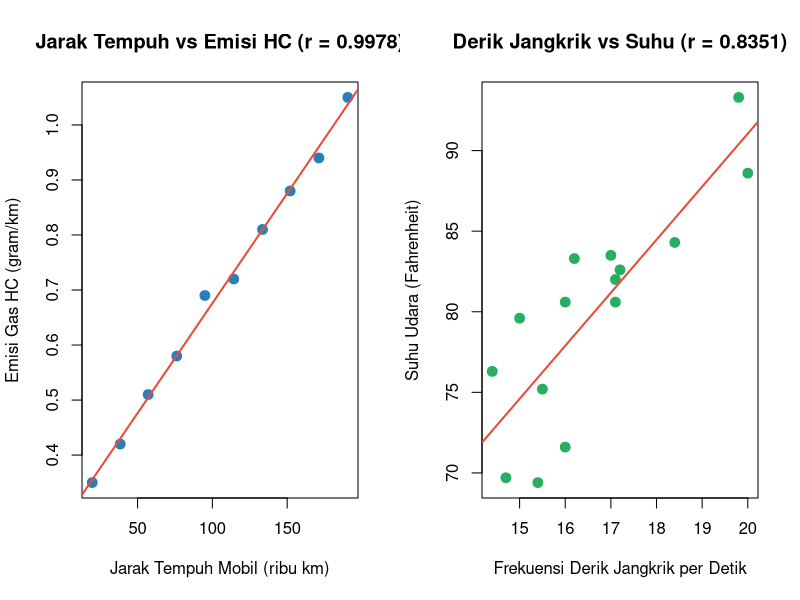
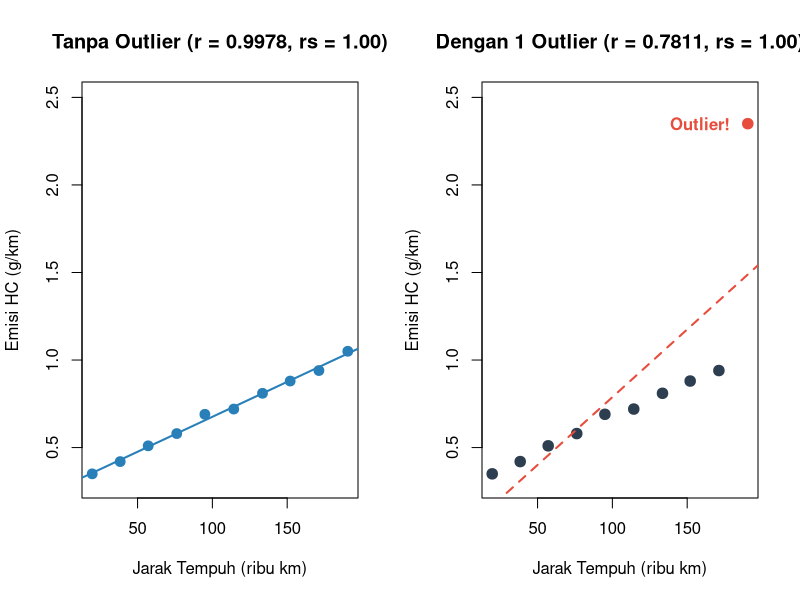
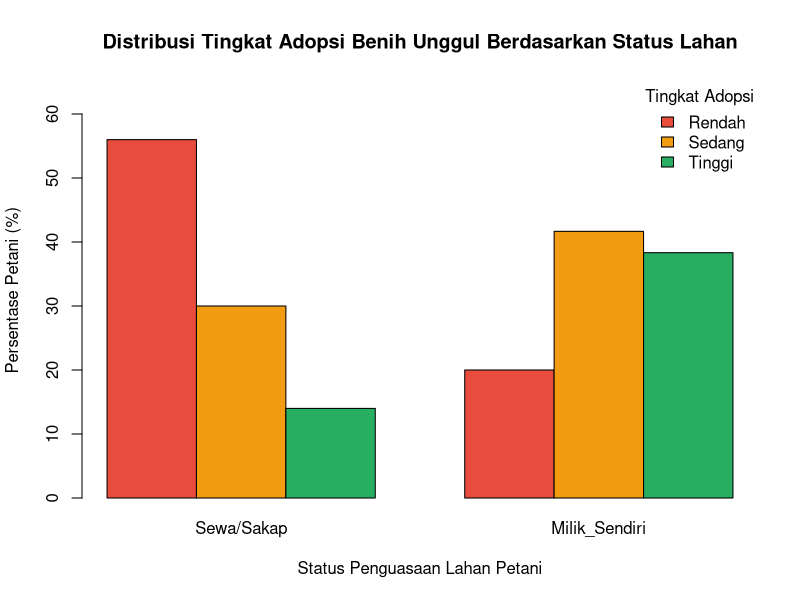

These figures' R source, in order:
# ==============================================================================
# MODUL 05: EKSPLORASI HUBUNGAN DUA PEUBAH & ANALISIS KORELASI
# Deskripsi   : 1. Scatter Plot & Korelasi Linier Pearson + Uji-t (H0: rho = 0)
#               2. Uji Hipotesis Korelasi Umum (H0: rho = rho_0) via Transformasi Z Fisher
#               3. Korelasi Peringkat Spearman (Data Ber-Outlier / Skala Ordinal)
#               4. Tabel Kontingensi & Uji Khi-Kuadrat (Dua Peubah Kategorik)
# ==============================================================================

if (!dir.exists("data") && dir.exists("../data")) setwd("..")

df_hc       <- read.csv("data/10_emisi_hc_korelasi.csv")
df_jangkrik <- read.csv("data/11_jangkrik_suhu.csv")

# ==============================================================================
# ANALISIS 5.1: SCATTER PLOT & KORELASI LINIER PEARSON + UJI-t (H0: rho = 0)
# ==============================================================================

cat("=== 5.1A. KORELASI PEARSON JARAK TEMPUH VS EMISI HC (TANPA OUTLIER) ===\n")
uji_pearson_hc <- cor.test(df_hc$Jarak_Tempuh_X, df_hc$Emisi_HC_Normal, method = "pearson")
print(uji_pearson_hc)

cat("\n=== 5.1B. KORELASI PEARSON DERIK JANGKRIK VS SUHU UDARA ===\n")
uji_pearson_jangkrik <- cor.test(df_jangkrik$Derik_Per_Detik, df_jangkrik$Suhu_Fahrenheit,
                                 method = "pearson")
print(uji_pearson_jangkrik)

# Verifikasi rumus manual t_hitung = r * sqrt(n - 2) / sqrt(1 - r^2)
n_j   <- nrow(df_jangkrik)
r_j   <- cor(df_jangkrik$Derik_Per_Detik, df_jangkrik$Suhu_Fahrenheit)
t_man <- r_j * sqrt(n_j - 2) / sqrt(1 - r_j^2)
cat(sprintf("Verifikasi Manual: r = %.4f | t_hitung = %.4f (db = %d)\n", r_j, t_man, n_j - 2))

# Visualisasi Scatter Plot kedua kasus berdampingan
par(mfrow = c(1, 2))
plot(df_hc$Jarak_Tempuh_X, df_hc$Emisi_HC_Normal,
     pch = 19, col = "#2980b9", cex = 1.3,
     xlab = "Jarak Tempuh Mobil (ribu km)", ylab = "Emisi Gas HC (gram/km)",
     main = "Jarak Tempuh vs Emisi HC (r = 0.9978)")
abline(lm(Emisi_HC_Normal ~ Jarak_Tempuh_X, data = df_hc), col = "#e74c3c", lwd = 2)

plot(df_jangkrik$Derik_Per_Detik, df_jangkrik$Suhu_Fahrenheit,
     pch = 19, col = "#27ae60", cex = 1.3,
     xlab = "Frekuensi Derik Jangkrik per Detik", ylab = "Suhu Udara (Fahrenheit)",
     main = "Derik Jangkrik vs Suhu (r = 0.8351)")
abline(lm(Suhu_Fahrenheit ~ Derik_Per_Detik, data = df_jangkrik), col = "#e74c3c", lwd = 2)
par(mfrow = c(1, 1))

# ==============================================================================
# ANALISIS 5.2: UJI HIPOTESIS KORELASI UMUM (H0: rho = rho_0) — TRANSFORMASI Z FISHER
# Kasus: Menguji apakah korelasi Derik Jangkrik vs Suhu sama dengan rho_0 = 0.70
# ==============================================================================

cat("\n=== 5.2. UJI TRANSFORMASI Z FISHER UNTUK H0: rho = 0.70 ===\n")

uji_fisher_z <- function(x, y, rho_0 = 0.70, alpha = 0.05) {
  n     <- length(x)
  r     <- cor(x, y, method = "pearson")
  z_r   <- atanh(r)                 # 0.5 * log((1 + r) / (1 - r))
  z_0   <- atanh(rho_0)             # 0.5 * log((1 + rho_0) / (1 - rho_0))
  se_z  <- sqrt(1 / (n - 3))        # Simpangan baku sebaran Z Fisher
  z_hit <- (z_r - z_0) / se_z
  p_2arah <- 2 * (1 - pnorm(abs(z_hit)))
  p_kanan <- 1 - pnorm(z_hit)       # Untuk H1 satu arah: rho > rho_0

  # Selang kepercayaan (1 - alpha) melalui transformasi balik tanh()
  z_kritis <- qnorm(1 - alpha / 2)
  ci_bawah <- tanh(z_r - z_kritis * se_z)
  ci_atas  <- tanh(z_r + z_kritis * se_z)

  data.frame(
    n             = n,
    r_sampel      = round(r, 4),
    rho_0         = rho_0,
    Z_r           = round(z_r, 4),
    Z_rho0        = round(z_0, 4),
    Z_hitung      = round(z_hit, 4),
    p_value_2arah = round(p_2arah, 4),
    p_value_kanan = round(p_kanan, 4),
    SK95_Bawah    = round(ci_bawah, 4),
    SK95_Atas     = round(ci_atas, 4)
  )
}

hasil_fisher <- uji_fisher_z(df_jangkrik$Derik_Per_Detik, df_jangkrik$Suhu_Fahrenheit, rho_0 = 0.70)
print(hasil_fisher)

# ==============================================================================
# ANALISIS 5.3: KORELASI PERINGKAT SPEARMAN (DATA BER-OUTLIER / SKALA ORDINAL)
# Studi Kasus: Dampak Pencilan Ekstrem pada Amatan Mobil ke-10
# ==============================================================================

cat("\n=== 5.3. PERBANDINGAN PEARSON VS SPEARMAN SAAT ADA OUTLIER ===\n")
r_pearson_normal   <- cor.test(df_hc$Jarak_Tempuh_X, df_hc$Emisi_HC_Normal, method = "pearson")
r_spearman_normal  <- cor.test(df_hc$Jarak_Tempuh_X, df_hc$Emisi_HC_Normal, method = "spearman", exact = FALSE)
r_pearson_outlier  <- cor.test(df_hc$Jarak_Tempuh_X, df_hc$Emisi_HC_Outlier, method = "pearson")
r_spearman_outlier <- cor.test(df_hc$Jarak_Tempuh_X, df_hc$Emisi_HC_Outlier, method = "spearman", exact = FALSE)

ringkasan_outlier <- data.frame(
  Kondisi_Data = c("Normal (Tanpa Outlier)", "Dengan Outlier (Mobil ke-10 = 2.35)"),
  r_Pearson    = round(c(r_pearson_normal$estimate, r_pearson_outlier$estimate), 4),
  p_Pearson    = signif(c(r_pearson_normal$p.value, r_pearson_outlier$p.value), 4),
  r_Spearman   = round(c(r_spearman_normal$estimate, r_spearman_outlier$estimate), 4),
  p_Spearman   = signif(c(r_spearman_normal$p.value, r_spearman_outlier$p.value), 4)
)
print(ringkasan_outlier)

# Visualisasi efek tarikan pencilan terhadap garis tren linier
par(mfrow = c(1, 2))
plot(df_hc$Jarak_Tempuh_X, df_hc$Emisi_HC_Normal, pch = 19, col = "#2980b9", cex = 1.3,
     ylim = c(0.3, 2.5), xlab = "Jarak Tempuh (ribu km)", ylab = "Emisi HC (g/km)",
     main = "Tanpa Outlier (r = 0.9978, rs = 1.00)")
abline(lm(Emisi_HC_Normal ~ Jarak_Tempuh_X, data = df_hc), col = "#2980b9", lwd = 2)

warna_titik <- ifelse(df_hc$Mobil == 10, "#e74c3c", "#2c3e50")
plot(df_hc$Jarak_Tempuh_X, df_hc$Emisi_HC_Outlier, pch = 19, col = warna_titik, cex = 1.4,
     ylim = c(0.3, 2.5), xlab = "Jarak Tempuh (ribu km)", ylab = "Emisi HC (g/km)",
     main = "Dengan 1 Outlier (r = 0.7811, rs = 1.00)")
abline(lm(Emisi_HC_Outlier ~ Jarak_Tempuh_X, data = df_hc), col = "#e74c3c", lwd = 2, lty = 2)
text(df_hc$Jarak_Tempuh_X[10] - 32, df_hc$Emisi_HC_Outlier[10], "Outlier!", col = "#e74c3c", font = 2)
par(mfrow = c(1, 1))

# ==============================================================================
# ANALISIS 5.4: TABEL KONTINGENSI & UJI KHI-KUADRAT (DUA PEUBAH KATEGORIK)
# Kasus: Asosiasi Status Penguasaan Lahan Petani vs Tingkat Adopsi Benih Unggul
# ==============================================================================

cat("\n=== 5.4. TABEL KONTINGENSI & UJI KHI-KUADRAT (CHI-SQUARE) ===\n")
tabel_adopsi <- matrix(
  c(28, 15,  7,
    12, 25, 23),
  nrow = 2, byrow = TRUE,
  dimnames = list(
    Status_Lahan = c("Sewa/Sakap", "Milik_Sendiri"),
    Adopsi_Benih = c("Rendah", "Sedang", "Tinggi")
  )
)
cat("Frekuensi Pengamatan (O_ij):\n")
print(addmargins(tabel_adopsi))

uji_chi <- chisq.test(tabel_adopsi)
print(uji_chi)

cat("Frekuensi Harapan di Bawah H0 (E_ij — wajib >= 5):\n")
print(round(uji_chi$expected, 2))

# Menghitung Koefisien Kontingensi (C) dan Cramer's V sebagai ukuran kekuatan asosiasi
N_tot     <- sum(tabel_adopsi)
koef_C    <- sqrt(uji_chi$statistic / (uji_chi$statistic + N_tot))
cramers_V <- sqrt(uji_chi$statistic / (N_tot * (min(dim(tabel_adopsi)) - 1)))
cat(sprintf("Koefisien Kontingensi C = %.4f | Cramer's V = %.4f\n", koef_C, cramers_V))

# Visualisasi Proporsi Barplot Bertumpuk
prop_adopsi <- prop.table(tabel_adopsi, margin = 1) * 100
barplot(t(prop_adopsi), beside = TRUE,
        col = c("#e74c3c", "#f39c12", "#27ae60"),
        ylim = c(0, 65),
        xlab = "Status Penguasaan Lahan Petani",
        ylab = "Persentase Petani (%)",
        main = "Distribusi Tingkat Adopsi Benih Unggul Berdasarkan Status Lahan")
legend("topright", legend = colnames(tabel_adopsi),
       fill = c("#e74c3c", "#f39c12", "#27ae60"), title = "Tingkat Adopsi", bty = "n")
